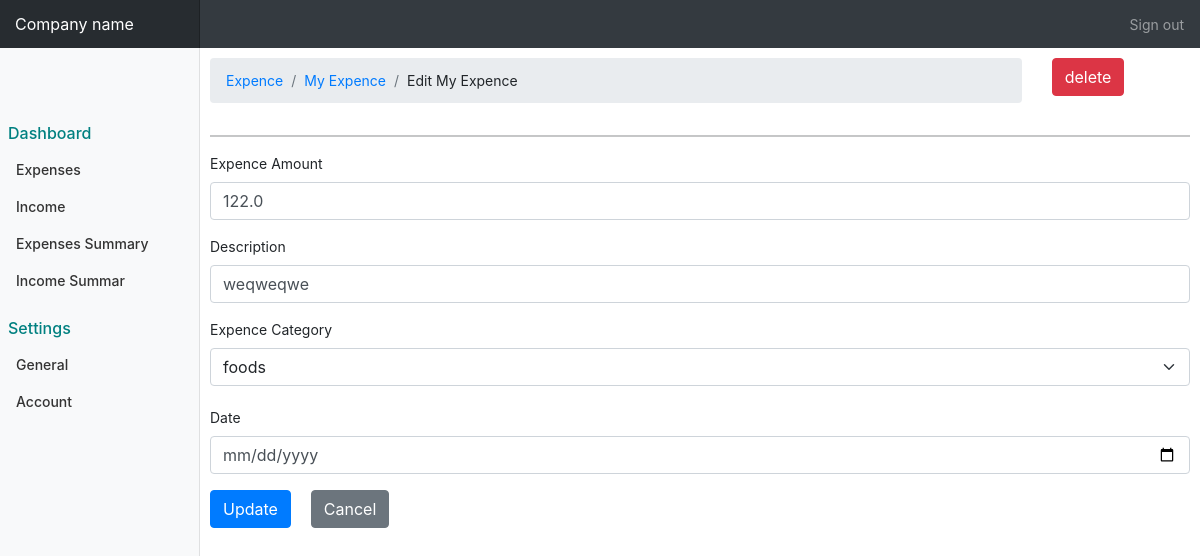
/expenses/edit_expense/38 (signed in), run on the app's committed database.
### expenses/models.py (models this page shows, shortened)
class AddExpence(models.Model):
    amount= models.FloatField()
    date= models.DateTimeField()
    description= models.TextField()
    owner= models.ForeignKey(to=User, on_delete=models.CASCADE)
    category= models.CharField(max_length=255)
    class Category(models.Model):
        name= models.CharField(max_length=256)

### expenses/views.py (the view, shortened to what this page needs)
# urls.py: path('edit_expense/<int:pk>', views.edit_expense, name="edit_expense"),
def edit_expense(request, pk):
    if not request.user.is_authenticated:
        return redirect ('user_log')
    edit_expense= AddExpence.objects.get(id=pk)
    return render(request, 'expenses/edit_expense.html', locals())

### templates/expenses/edit_expense.html (shortened to what this page needs)
{% extends 'bash.html' %}
{% block content %}
<div class="row">
    <div class="col-md-10">
        <nav aria-label="breadcrumb" class="nav_navigarion">
            <ol class="breadcrumb">
                <li class="breadcrumb-item"><a href="#">Expence</a></li>
                <li class="breadcrumb-item"><a href="{% url 'add_expences' %}"> My Expence</a></li>
                <li class="breadcrumb-item">Edit My Expence</li>
            </ol>
        </nav>
    </div>
    <div class="col-sm-2">
        <a href="{% url 'delete_expense' edit_expense.id %}" class="btn btn-danger" onclick="return confirm ('Are you sure?')"" > delete</a>
    </div>
</div>
<hr>
<div class="contain">
    <form method="post">
        <div class="form-group">
            <label for="exampleInputEmail1">Expence Amount</label>
            <input type="text" name="edit_amount" value="{{ edit_expense.amount }}" class="form-control" required>
        </div>
        <div class="form-group">
            <label for="exampleInputEmail1">Description</label>
            <input type="text" name="des" value="{{ edit_expense.description }}" class="form-control" required>
        </div>
        <div class="form-group">
            <label for="exampleInputEmail1">Expence Category</label>
            <select name="expence_category" value="{{ edit_expense.category }}" class="form-select"
                id="inputGroupSelect04" aria-label="Example select with button addon">
                <option>{{ edit_expense.category }}</option>
            </select><br>
            <div class="form-group">
                <label for="exampleInputEmail1">Date</label>
                <input type="date" value="{{ edit_expense.date }}" name="date" class="form-control" required>
            </div>
            <button type="submit" class="btn btn-primary">Update</button>
            <a href="{% url 'add_expences' %}" class="btn btn-btn btn-secondary mx-3">Cancel</a>
        </div>
    </form>
</div>
{% endblock %}

### static/css/bash.css (style rules this page uses)
body { font-size: .875rem; }

### data on the page
AddExpence: edit_amount "122.0", des "weqweqwe", expence_category "foods"
